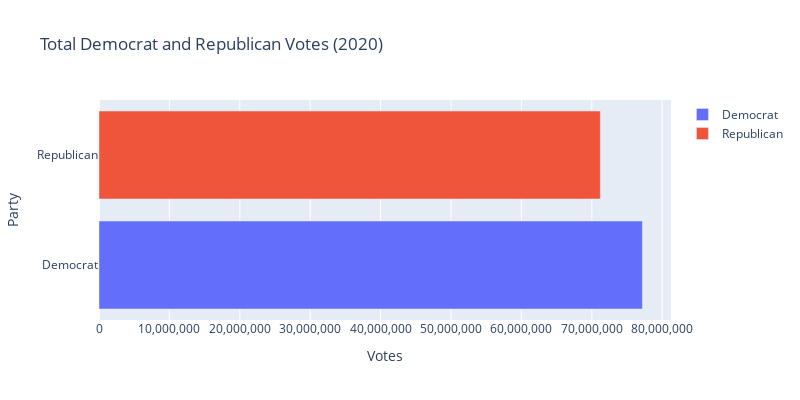

Notebook source saved alongside this figure:
### Code cell
# Calculate total votes per party
total_democrat = votes_2020["DEMOCRAT"].sum()
total_republican = votes_2020["REPUBLICAN"].sum()

# Create the aggregate bar chart
import plotly.graph_objects as go

fig = go.Figure()

fig.add_trace(
    go.Bar(
        y=["Democrat"],  # Y-axis represents the party
        x=[total_democrat],
        name="Democrat",
        orientation="h",
    )
)

fig.add_trace(
    go.Bar(y=["Republican"], x=[total_republican], name="Republican", orientation="h")
)

# layout
fig.update_layout(
    title="Total Democrat and Republican Votes (2020)",
    xaxis_title="Votes",
    yaxis_title="Party",
    barmode="group",  # Display bars side-by-side
    xaxis_tickformat=",.0f",  # Format x-axis ticks to show whole numbers
    width=800,
    height=400,
)

fig.show()

### Figure 1 — Plotly figure (JSON) as saved in the notebook; plotly's stock layout.template omitted (floating-point values rounded to 4 significant figures)
{"data": [{"name": "Democrat", "orientation": "h", "type": "bar", "x": [77187980], "y": ["Democrat"]}, {"name": "Republican", "orientation": "h", "type": "bar", "x": [71213185], "y": ["Republican"]}], "layout": {"barmode": "group", "height": 400, "title": {"text": "Total Democrat and Republican Votes (2020)"}, "width": 800, "xaxis": {"tickformat": ",.0f", "title": {"text": "Votes"}}, "yaxis": {"title": {"text": "Party"}}}}
